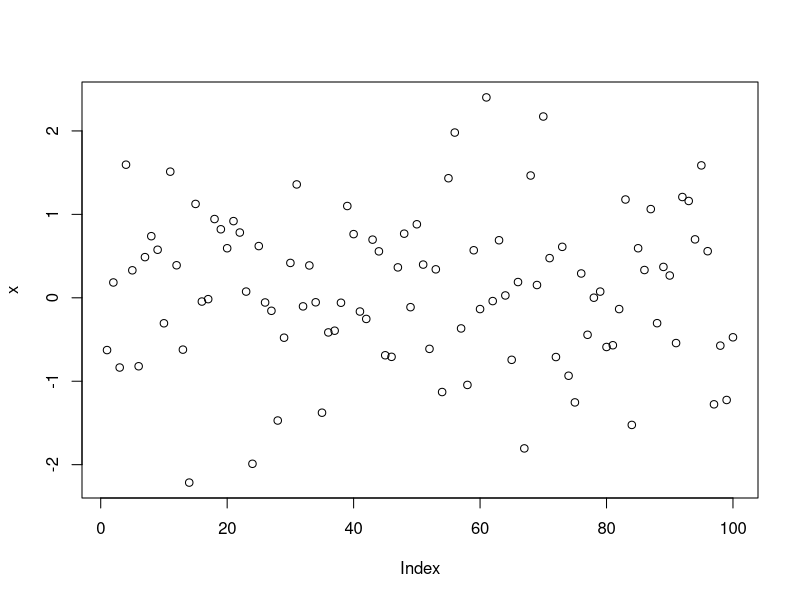
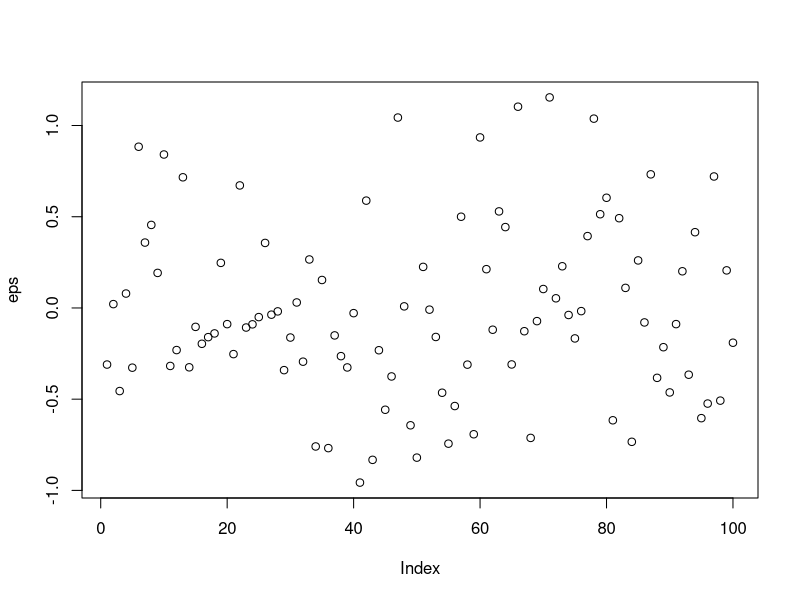
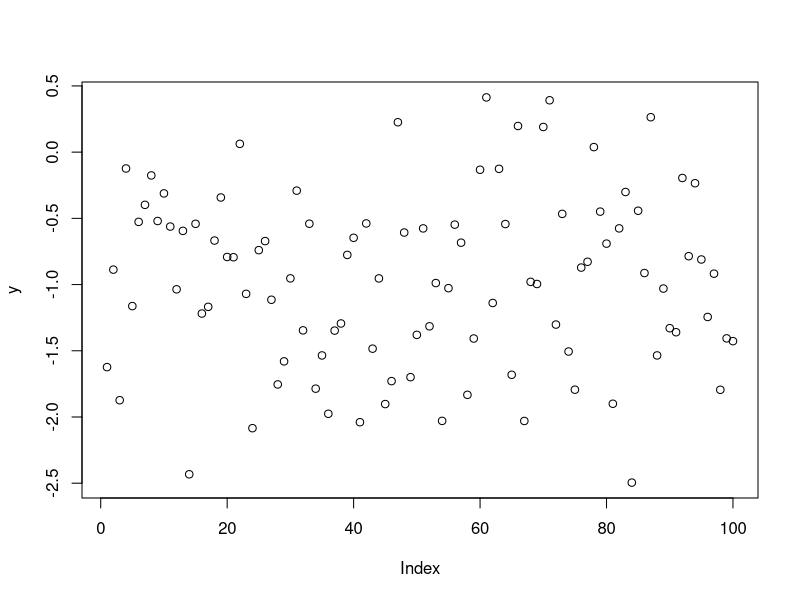
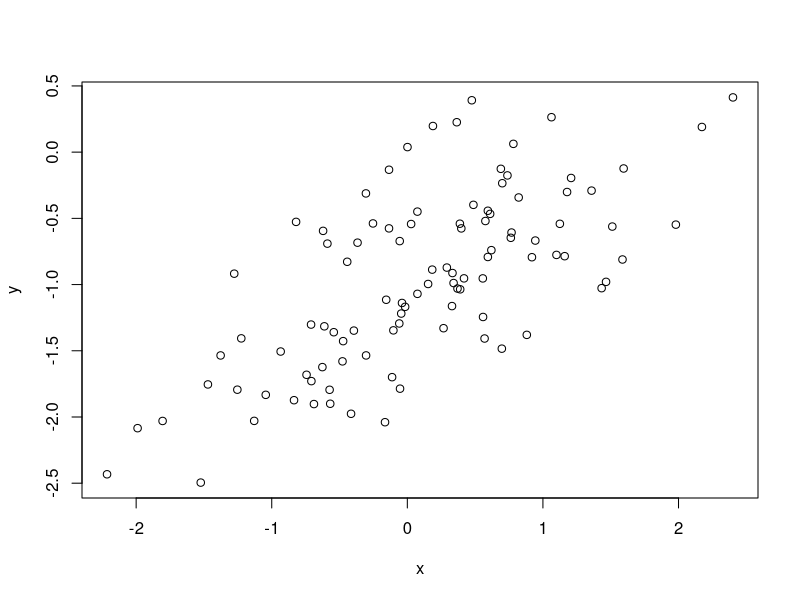
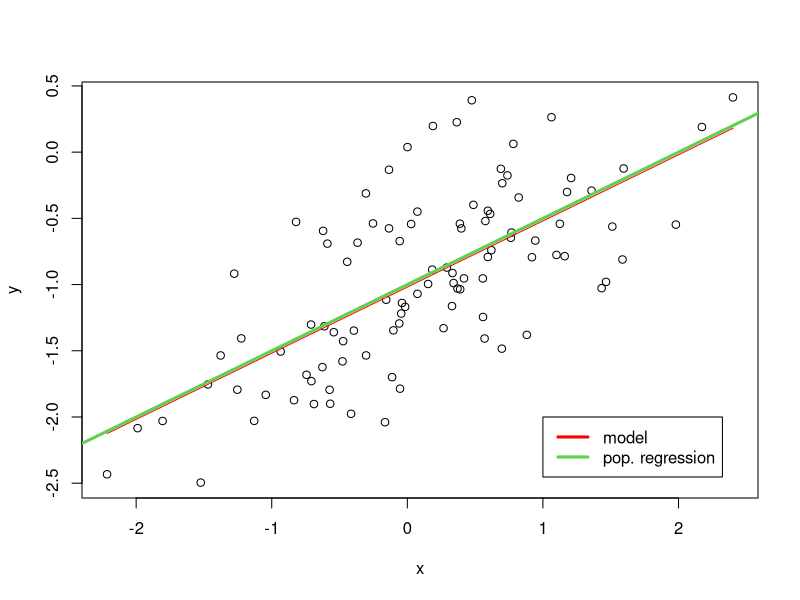

These figures' R source, in order:
## ---- chunk 1
knitr::opts_chunk$set(fig.width=8, fig.height=6, fig.path='Figs/',
                      echo=TRUE, warning=FALSE, message=FALSE)
## ---- chunk 2
set.seed(1)
x=rnorm(100)
plot(x)
## ---- chunk 3
eps=rnorm(n=100,mean = 0, sd = sqrt(0.25))
plot(eps)
## ---- chunk 4
y=-1+0.5*x+eps
plot(y)
length(y)
# lm.fit=lm(y~x)
# summary(lm.fit)
## ---- chunk 5
plot(x,y)
#lines(x,lm.fit$fitted.values, type = "l", col = "red")
## ---- chunk 6
lm.fit=lm(y~x)
summary(lm.fit)
## ---- chunk 7
plot(x,y)
lines(x,lm.fit$fitted.values, type = "l", col = "red")
abline(-1, 0.5, lwd=3, col=3)
legend(-2, legend = c("model", "pop. regression"), col=c("red", 3), lwd=3)
## ---- chunk 8
lm.fit2=lm(y~x+I(x^2))
summary(lm.fit2)
## ---- chunk 9
eps=rnorm(n=100,mean = 0, sd = sqrt(0.1))
y=-1+0.5*x+eps
lm.fit3=lm(y~x)
summary(lm.fit3)
## ---- chunk 10
eps=rnorm(n=100,mean = 0, sd = sqrt(0.5))
y=-1+0.5*x+eps
lm.fit4=lm(y~x)
summary(lm.fit4)
## ---- chunk 11
confint (lm.fit3) #low noise
confint (lm.fit)  #medium noise
confint (lm.fit4) #high noise
